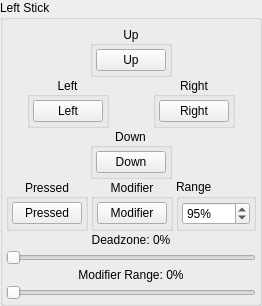
            <widget class="QGroupBox" name="LStick">
             <property name="sizePolicy">
              <sizepolicy hsizetype="Fixed" vsizetype="Fixed">
               <horstretch>0</horstretch>
               <verstretch>0</verstretch>
              </sizepolicy>
             </property>
             <property name="title">
              <string>Left Stick</string>
             </property>
             <property name="alignment">
              <set>Qt::AlignLeading|Qt::AlignLeft|Qt::AlignTop</set>
             </property>
             <layout class="QVBoxLayout" name="verticalLayout_3">
              <property name="spacing">
               <number>0</number>
              </property>
              <property name="sizeConstraint">
               <enum>QLayout::SetDefaultConstraint</enum>
              </property>
              <property name="leftMargin">
               <number>3</number>
              </property>
              <property name="topMargin">
               <number>6</number>
              </property>
              <property name="rightMargin">
               <number>3</number>
              </property>
              <property name="bottomMargin">
               <number>0</number>
              </property>
              <item>
               <widget class="QWidget" name="buttonLStickUpWidget" native="true">
                <layout class="QHBoxLayout" name="horizontalLayout_20">
                 <property name="spacing">
                  <number>0</number>
                 </property>
                 <property name="leftMargin">
                  <number>0</number>
                 </property>
                 <property name="topMargin">
                  <number>0</number>
                 </property>
                 <property name="rightMargin">
                  <number>0</number>
                 </property>
                 <property name="bottomMargin">
                  <number>0</number>
                 </property>
                 <item>
                  <spacer name="horizontalSpacerLStickUpLeft">
                   <property name="orientation">
                    <enum>Qt::Horizontal</enum>
                   </property>
                   <property name="sizeHint" stdset="0">
                    <size>
                     <width>20</width>
                     <height>20</height>
                    </size>
                   </property>
                  </spacer>
                 </item>
                 <item alignment="Qt::AlignHCenter">
                  <widget class="QGroupBox" name="buttonLStickUpGroup">
                   <property name="title">
                    <string>Up</string>
                   </property>
                   <property name="alignment">
                    <set>Qt::AlignCenter</set>
                   </property>
                   <property name="flat">
                    <bool>false</bool>
                   </property>
                   <layout class="QVBoxLayout" name="buttonLStickUpVerticalLayout">
                    <property name="spacing">
                     <number>3</number>
                    </property>
                    <property name="leftMargin">
                     <number>3</number>
                    </property>
                    <property name="topMargin">
                     <number>3</number>
                    </property>
                    <property name="rightMargin">
                     <number>3</number>
                    </property>
                    <property name="bottomMargin">
                     <number>3</number>
                    </property>
                    <item>
                     <widget class="QPushButton" name="buttonLStickUp">
                      <property name="minimumSize">
                       <size>
                        <width>68</width>
                        <height>0</height>
                       </size>
                      </property>
                      <property name="maximumSize">
                       <size>
                        <width>68</width>
                        <height>16777215</height>
                       </size>
                      </property>
                      <property name="styleSheet">
                       <string notr="true">min-width: 68px;</string>
                      </property>
                      <property name="text">
                       <string>Up</string>
                      </property>
                     </widget>
                    </item>
                   </layout>
                  </widget>
                 </item>
                 <item>
                  <spacer name="horizontalSpacerLStickUpRight">
                   <property name="orientation">
                    <enum>Qt::Horizontal</enum>
                   </property>
                   <property name="sizeHint" stdset="0">
                    <size>
                     <width>20</width>
                     <height>20</height>
                    </size>
                   </property>
                  </spacer>
                 </item>
                </layout>
               </widget>
              </item>
              <item>
               <layout class="QHBoxLayout" name="buttonLStickLeftRightHorizontaLayout">
                <property name="spacing">
                 <number>3</number>
                </property>
                <item alignment="Qt::AlignHCenter">
                 <widget class="QGroupBox" name="buttonLStickLeftGroup">
                  <property name="title">
                   <string>Left</string>
                  </property>
                  <property name="alignment">
                   <set>Qt::AlignCenter</set>
                  </property>
                  <layout class="QVBoxLayout" name="buttonLStickLeftVerticalLayout">
                   <property name="spacing">
                    <number>3</number>
                   </property>
                   <property name="leftMargin">
                    <number>3</number>
                   </property>
                   <property name="topMargin">
                    <number>3</number>
                   </property>
                   <property name="rightMargin">
                    <number>3</number>
                   </property>
                   <property name="bottomMargin">
                    <number>3</number>
                   </property>
                   <item>
                    <widget class="QPushButton" name="buttonLStickLeft">
                     <property name="minimumSize">
                      <size>
                       <width>68</width>
                       <height>0</height>
                      </size>
                     </property>
                     <property name="maximumSize">
                      <size>
                       <width>68</width>
                       <height>16777215</height>
                      </size>
                     </property>
                     <property name="styleSheet">
                      <string notr="true">min-width: 68px;</string>
                     </property>
                     <property name="text">
                      <string>Left</string>
                     </property>
                    </widget>
                   </item>
                  </layout>
                 </widget>
                </item>
                <item alignment="Qt::AlignHCenter">
                 <widget class="QGroupBox" name="buttonLStickRightGroup">
                  <property name="title">
                   <string>Right</string>
                  </property>
                  <property name="alignment">
                   <set>Qt::AlignCenter</set>
                  </property>
                  <layout class="QVBoxLayout" name="buttonLStickRightVerticalLayout">
                   <property name="spacing">
                    <number>3</number>
                   </property>
                   <property name="leftMargin">
                    <number>3</number>
                   </property>
                   <property name="topMargin">
                    <number>3</number>
                   </property>
                   <property name="rightMargin">
                    <number>3</number>
                   </property>
                   <property name="bottomMargin">
                    <number>3</number>
                   </property>
                   <item>
                    <widget class="QPushButton" name="buttonLStickRight">
                     <property name="minimumSize">
                      <size>
                       <width>68</width>
                       <height>0</height>
                      </size>
                     </property>
                     <property name="maximumSize">
                      <size>
                       <width>68</width>
                       <height>16777215</height>
                      </size>
                     </property>
                     <property name="styleSheet">
                      <string notr="true">min-width: 68px;</string>
                     </property>
                     <property name="text">
                      <string>Right</string>
                     </property>
                    </widget>
                   </item>
                  </layout>
                 </widget>
                </item>
               </layout>
              </item>
              <item>
               <widget class="QWidget" name="buttonLStickDownWidget" native="true">
                <layout class="QHBoxLayout" name="horizontalLayout_22">
                 <property name="spacing">
                  <number>0</number>
                 </property>
                 <property name="leftMargin">
                  <number>0</number>
                 </property>
                 <property name="topMargin">
                  <number>0</number>
                 </property>
                 <property name="rightMargin">
                  <number>0</number>
                 </property>
                 <property name="bottomMargin">
                  <number>0</number>
                 </property>
                 <item>
                  <spacer name="horizontalSpacerLStickDownLeft">
                   <property name="orientation">
                    <enum>Qt::Horizontal</enum>
                   </property>
                   <property name="sizeHint" stdset="0">
                    <size>
                     <width>20</width>
                     <height>20</height>
                    </size>
                   </property>
                  </spacer>
                 </item>
                 <item alignment="Qt::AlignHCenter">
                  <widget class="QGroupBox" name="buttonLStickDownGroup">
                   <property name="title">
                    <string>Down</string>
                   </property>
                   <property name="alignment">
                    <set>Qt::AlignCenter</set>
                   </property>
                   <layout class="QVBoxLayout" name="buttonLStickDownVerticalLayout">
                    <property name="spacing">
                     <number>3</number>
                    </property>
                    <property name="leftMargin">
                     <number>3</number>
                    </property>
                    <property name="topMargin">
                     <number>3</number>
                    </property>
                    <property name="rightMargin">
                     <number>3</number>
                    </property>
                    <property name="bottomMargin">
                     <number>3</number>
                    </property>
                    <item>
                     <widget class="QPushButton" name="buttonLStickDown">
                      <property name="minimumSize">
                       <size>
                        <width>68</width>
                        <height>0</height>
                       </size>
                      </property>
                      <property name="maximumSize">
                       <size>
                        <width>68</width>
                        <height>16777215</height>
                       </size>
                      </property>
                      <property name="styleSheet">
                       <string notr="true">min-width: 68px;</string>
                      </property>
                      <property name="text">
                       <string>Down</string>
                      </property>
                     </widget>
                    </item>
                   </layout>
                  </widget>
                 </item>
                 <item>
                  <spacer name="horizontalSpacerLStickDownRight">
                   <property name="orientation">
                    <enum>Qt::Horizontal</enum>
                   </property>
                   <property name="sizeHint" stdset="0">
                    <size>
                     <width>20</width>
                     <height>20</height>
                    </size>
                   </property>
                  </spacer>
                 </item>
                </layout>
               </widget>
              </item>
              <item>
               <layout class="QHBoxLayout" name="buttonLStickPressedModifierHorizontalLayout">
                <property name="spacing">
                 <number>3</number>
                </property>
                <item alignment="Qt::AlignHCenter">
                 <widget class="QGroupBox" name="buttonLStickPressedGroup">
                  <property name="title">
                   <string>Pressed</string>
                  </property>
                  <property name="alignment">
                   <set>Qt::AlignCenter</set>
                  </property>
                  <layout class="QVBoxLayout" name="buttonLStickPressedVerticalLayout" stretch="0">
                   <property name="spacing">
                    <number>3</number>
                   </property>
                   <property name="leftMargin">
                    <number>3</number>
                   </property>
                   <property name="topMargin">
                    <number>3</number>
                   </property>
                   <property name="rightMargin">
                    <number>3</number>
                   </property>
                   <property name="bottomMargin">
                    <number>3</number>
                   </property>
                   <item>
                    <widget class="QPushButton" name="buttonLStick">
                     <property name="minimumSize">
                      <size>
                       <width>68</width>
                       <height>0</height>
                      </size>
                     </property>
                     <property name="maximumSize">
                      <size>
                       <width>68</width>
                       <height>16777215</height>
                      </size>
                     </property>
                     <property name="styleSheet">
                      <string notr="true">min-width: 68px;</string>
                     </property>
                     <property name="text">
                      <string>Pressed</string>
                     </property>
                    </widget>
                   </item>
                  </layout>
                 </widget>
                </item>
                <item alignment="Qt::AlignHCenter">
                 <widget class="QGroupBox" name="buttonLStickModGroup">
                  <property name="title">
                   <string>Modifier</string>
                  </property>
                  <property name="alignment">
                   <set>Qt::AlignCenter</set>
                  </property>
                  <layout class="QVBoxLayout" name="buttonLStickModVerticalLayout">
                   <property name="spacing">
                    <number>3</number>
                   </property>
                   <property name="leftMargin">
                    <number>3</number>
                   </property>
                   <property name="topMargin">
                    <number>3</number>
                   </property>
                   <property name="rightMargin">
                    <number>3</number>
                   </property>
                   <property name="bottomMargin">
                    <number>3</number>
                   </property>
                   <item>
                    <widget class="QPushButton" name="buttonLStickMod">
                     <property name="minimumSize">
                      <size>
                       <width>68</width>
                       <height>0</height>
                      </size>
                     </property>
                     <property name="maximumSize">
                      <size>
                       <width>68</width>
                       <height>16777215</height>
                      </size>
                     </property>
                     <property name="styleSheet">
                      <string notr="true">min-width: 68px;</string>
                     </property>
                     <property name="text">
                      <string>Modifier</string>
                     </property>
                    </widget>
                   </item>
                  </layout>
                 </widget>
                </item>
                <item>
                 <widget class="QGroupBox" name="buttonLStickRangeGroup">
                  <property name="title">
                   <string>Range</string>
                  </property>
                  <layout class="QHBoxLayout" name="buttonLStickRangeGroupHorizontalLayout">
                   <property name="spacing">
                    <number>3</number>
                   </property>
                   <property name="leftMargin">
                    <number>3</number>
                   </property>
                   <property name="topMargin">
                    <number>3</number>
                   </property>
                   <property name="rightMargin">
                    <number>3</number>
                   </property>
                   <property name="bottomMargin">
                    <number>3</number>
                   </property>
                   <item>
                    <widget class="QSpinBox" name="spinboxLStickRange">
                     <property name="minimumSize">
                      <size>
                       <width>68</width>
                       <height>21</height>
                      </size>
                     </property>
                     <property name="maximumSize">
                      <size>
                       <width>68</width>
                       <height>16777215</height>
                      </size>
                     </property>
                     <property name="suffix">
                      <string>%</string>
                     </property>
                     <property name="minimum">
                      <number>25</number>
                     </property>
                     <property name="maximum">
                      <number>150</number>
                     </property>
                     <property name="value">
                      <number>95</number>
                     </property>
                    </widget>
                   </item>
                  </layout>
                 </widget>
                </item>
               </layout>
              </item>
              <item>
               <layout class="QVBoxLayout" name="sliderLStickDeadzoneModifierRangeVerticalLayout">
                <property name="spacing">
                 <number>3</number>
                </property>
                <property name="sizeConstraint">
                 <enum>QLayout::SetDefaultConstraint</enum>
                </property>
                <property name="leftMargin">
                 <number>0</number>
                </property>
                <property name="topMargin">
                 <number>2</number>
                </property>
                <property name="rightMargin">
                 <number>0</number>
                </property>
                <property name="bottomMargin">
                 <number>3</number>
                </property>
                <item>
                 <layout class="QHBoxLayout" name="sliderLStickDeadzoneHorizontalLayout">
                  <item>
                   <widget class="QLabel" name="labelLStickDeadzone">
                    <property name="text">
                     <string>Deadzone: 0%</string>
                    </property>
                    <property name="alignment">
                     <set>Qt::AlignHCenter</set>
                    </property>
                   </widget>
                  </item>
                 </layout>
                </item>
                <item>
                 <widget class="QSlider" name="sliderLStickDeadzone">
                  <property name="maximum">
                   <number>100</number>
                  </property>
                  <property name="orientation">
                   <enum>Qt::Horizontal</enum>
                  </property>
                 </widget>
                </item>
                <item>
                 <layout class="QHBoxLayout" name="sliderLStickModifierRangeHorizontalLayout">
                  <item>
                   <widget class="QLabel" name="labelLStickModifierRange">
                    <property name="text">
                     <string>Modifier Range: 0%</string>
                    </property>
                    <property name="alignment">
                     <set>Qt::AlignHCenter</set>
                    </property>
                   </widget>
                  </item>
                 </layout>
                </item>
                <item>
                 <widget class="QSlider" name="sliderLStickModifierRange">
                  <property name="maximum">
                   <number>100</number>
                  </property>
                  <property name="orientation">
                   <enum>Qt::Horizontal</enum>
                  </property>
                 </widget>
                </item>
               </layout>
              </item>
             </layout>
            </widget>
